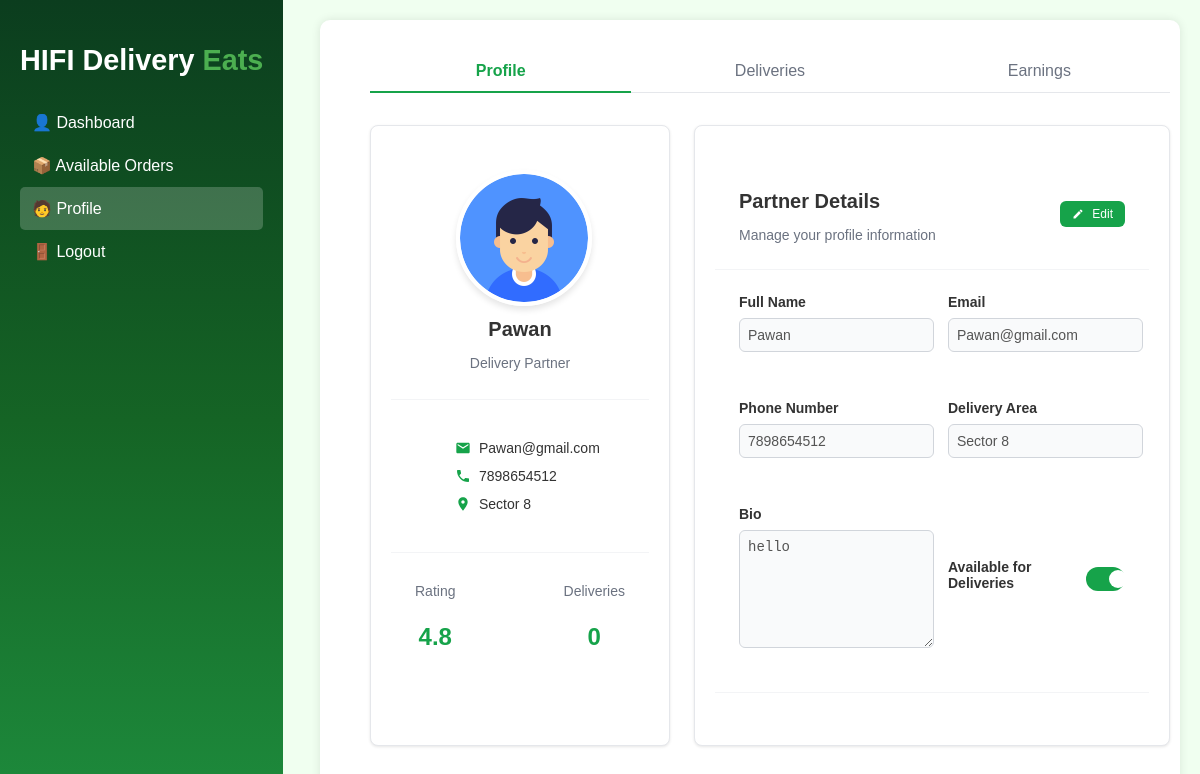
Page /delivery-partner/profile (signed in) on the committed database.
### models.py (models this page shows, shortened)
class BaseModel(db.Model):
    __abstract__ = True
    PREFIX = None  # each child model must set this

class DeliveryAgent(UserMixin, BaseModel):
    __tablename__ = 'delivery_agent'
    PREFIX = 'DA'
    delivery_agent_id = db.Column(db.String(10), primary_key=True)
    username = db.Column(db.String(100))
    email = db.Column(db.String(100), unique=True)
    phone = db.Column(db.Integer, unique=True, nullable=False)
    password = db.Column(db.String(100), nullable=False)
    image = db.Column(db.String(255), nullable=True, server_default='')
    bio = db.Column(db.Text, nullable=True, server_default='')
    delivery_area = db.Column(db.String(100), nullable=False)
    available_slots = db.Column(db.Boolean, nullable=False, default=True)
    id_proof = db.Column(db.String(12), nullable=False, server_default='')
    is_approved = db.Column(db.Boolean, nullable=False, server_default='0')
    is_active = db.Column(db.Boolean, nullable=False, server_default='1')
    earnings = db.relationship("Earnings", back_populates="delivery_agent")
    delivery_feedbacks = db.relationship("DeliveryFeedback", back_populates="delivery_agent")
    deliveries = db.relationship("Order", back_populates="delivery_agent", foreign_keys="Order.delivery_agent_id")
    def __repr__(self):
        return f'<DeliveryAgent {self.username}>'

### routes/delivery_agent_routes.py (the view)
    @app.route('/delivery-partner/profile')
    def delivery_partner_profile():
        if not current_user.is_authenticated:
            flash("Please log in to access your profile.", "danger")
            return redirect(url_for('employee_login'))
        agent = DeliveryAgent.query.get(current_user.delivery_agent_id)
        print("Loaded agent:", agent)
        return render_template('delivery_agent/profile.html', user=agent)

### templates/delivery_agent/profile.html (shortened to what this page needs)
{% extends "/delivery_agent/index.html" %}
{% block css %}
<link rel="stylesheet" href="/css/delivery_agent/profile.css">
{% endblock css %}
{% block content %}
    <div class="container">
        <form id="profile-form" action="{{ url_for('edit_delivery_agent', agent_id=user.delivery_agent_id) }}" method="POST" enctype="multipart/form-data">
            <div class="profile-container">
                <div class="tabs">
                    <div class="tab-list">
                        <button type="button" class="tab-button active" data-tab="profile">Profile</button>
                        <button type="button" class="tab-button" data-tab="deliveries">Deliveries</button>
                        <button type="button" class="tab-button" data-tab="earnings">Earnings</button>
                    </div>
                    <div class="tab-content active" id="profile-tab">
                        <div class="profile-grid">
                            <div class="card">
                                <div class="card-header text-center">
                                    <div class="profile-image-container">
                                        <img id="profile-img" src="{{ url_for('static', filename=user.image) or 'https://via.placeholder.com/128' }}" alt="Profile picture" class="profile-image">
                                    </div>
                                    <h3 class="profile-name" id="display-name">{{ user.username }}</h3>
                                    <p class="profile-role">Delivery Partner</p>
                                </div>
                                <div class="card-content">
                                    <ul class="info-list">
                                        <li class="info-item">
                                            <svg class="info-icon" viewBox="0 0 24 24">
                                                <path fill="currentColor" d="M20 4H4c-1.1 0-1.99.9-1.99 2L2 18c0 1.1.9 2 2 2h16c1.1 0 2-.9 2-2V6c0-1.1-.9-2-2-2zm0 4l-8 5-8-5V6l8 5 8-5v2z"></path>
                                            </svg>
                                            <span id="display-email">{{ user.email }}</span>
                                        </li>
                                        <li class="info-item">
                                            <span id="display-phone">{{ user.phone }}</span>
                                        </li>
                                        <li class="info-item">
                                            <svg class="info-icon" viewBox="0 0 24 24">
                                                <path fill="currentColor" d="M12 2C8.13 2 5 5.13 5 9c0 5.25 7 13 7 13s7-7.75 7-13c0-3.87-3.13-7-7-7zm0 9.5c-1.38 0-2.5-1.12-2.5-2.5s1.12-2.5 2.5-2.5 2.5 1.12 2.5 2.5-1.12 2.5-2.5 2.5z"></path>
                                            </svg>
                                            <span id="display-area">{{ user.delivery_area }}</span>
                                        </li>
                                    </ul>
                                </div>
                                <div class="card-footer">
                                    <div>
                                        <p class="stat-label">Rating</p>
                                        <p class="stat-value">4.8</p>
                                    </div>
                                    <div>
                                        <p class="stat-label">Deliveries</p>
                                        <p class="stat-value">0</p>
                                    </div>
                                </div>
                            </div>
                            <div class="card">
                                <div class="card-header card-header-flex">
                                    <div>
                                        <h3 class="card-title">Partner Details</h3>
                                        <p class="card-description">Manage your profile information</p>
                                    </div>
                                    <button type="button" id="edit-toggle-btn" class="btn btn-primary btn-sm">
                                    </button>
                                </div>
                                <div class="card-content">
                                    <div class="form-grid">
                                        <div class="form-group">
                                            <label for="name" class="form-label">Full Name</label>
                                            <input type="text" id="name" name="username" class="form-control" value="{{ user.username }}">
                                        </div>
                                        <div class="form-group">
                                            <label for="email" class="form-label">Email</label>
                                            <input type="email" id="email" name="email" class="form-control" value="{{ user.email }}">
                                        </div>
                                        <div class="form-group">
                                            <label for="phone" class="form-label">Phone Number</label>
                                            <input type="text" id="phone" name="phone" class="form-control" value="{{ user.phone }}">
                                        </div>
                                        <div class="form-group">
                                            <label for="deliveryArea" class="form-label">Delivery Area</label>
                                            <input type="text" id="deliveryArea" name="delivery_area" class="form-control" value="{{ user.delivery_area }}">
                                        </div>
                                        <div class="form-group">
                                            <label for="bio" class="form-label">Bio</label>
                                            <textarea id="bio" name="bio" class="form-control">{{ user.bio }}</textarea>
                                        </div>
                                        <div class="form-group form-switch">
                                            <label for="available" class="form-label">Available for Deliveries</label>
                                            <label class="switch">
                                                <span class="slider"></span>
                                            </label>
                                        </div>
                                    </div>
                                </div>
                                <div class="card-footer">
                                </div>
                            </div>
                        </div>
                    </div>
                </div>
            </div>
        </div>
</div>
{% endblock %}

### static/css/delivery_agent/index.css (style rules this page uses)
body { font-family: 'Poppins', sans-serif; margin: 0; background: #f0fff0; }
.card { background: #f1f2f6; padding: 20px; border-radius: 10px; box-shadow: 2px 2px 10px rgba(0,0,0,0.1); flex: 1; text-align: center; transition: 0.3s; }
.profile-image { width: 40px; height: 40px; border-radius: 50%; object-fit: cover; }

### static/css/delivery_agent/profile.css (style rules this page uses)
body { background-color: #f0fff0; color: #333; }
.container { width: 100%; max-width: 1200px; margin: 0 auto; padding: 0 20px; }
.profile-container { max-width: 1000px; margin: 0 auto; }
.tabs { margin-bottom: 2rem; }
.tab-list { display: grid; grid-template-columns: repeat(3, 1fr); gap: 0.5rem; margin-bottom: 2rem; border-bottom: 1px solid #e5e7eb; }
.tab-button { background: none; border: none; padding: 0.75rem; font-size: 1rem; cursor: pointer; position: relative; color: #6b7280; text-align: center; }
.tab-button.active { color: #16a34a; font-weight: 600; }
.tab-button.active::after { content: ''; position: absolute; bottom: -1px; left: 0; width: 100%; height: 2px; background-color: #16a34a; }
.tab-content { display: none; }
.tab-content.active { display: block; }
.profile-grid { display: grid; gap: 1.5rem; }
@media (min-width: 768px) { .profile-grid { grid-template-columns: 300px 1fr; } }
.card { background-color: white; border-radius: 0.5rem; box-shadow: 0 1px 3px rgba(0, 0, 0, 0.1); border: 1px solid #e5e7eb; overflow: hidden; }
.card-header { padding: 1.5rem 1.5rem 0.75rem; border-bottom: 1px solid #f3f4f6; }
.card-header-flex { display: flex; justify-content: space-between; align-items: center; }
.card-title { font-size: 1.25rem; font-weight: 600; margin-bottom: 0.25rem; font-weight: bold; text-align: left; }
.card-description { color: #6b7280; font-size: 0.875rem; }
.card-content { padding: 1.5rem; }
.card-footer { padding: 1rem 1.5rem; border-top: 1px solid #f3f4f6; display: flex; justify-content: space-between; }
.profile-image-container { position: relative; width: 128px; height: 128px; margin: 0 auto 1rem; }
.profile-image { width: 100%; height: 100%; border-radius: 50%; object-fit: cover; border: 4px solid white; box-shadow: 0 4px 6px rgba(0, 0, 0, 0.1); }
.text-center { text-align: center; }
.profile-name { font-size: 1.25rem; font-weight: 600; margin-bottom: 0.25rem; }
.profile-role { color: #6b7280; font-size: 0.875rem; margin-bottom: 1rem; }
.stat-label { font-size: 0.875rem; color: #6b7280; }
.stat-value { font-size: 1.5rem; font-weight: 700; color: #16a34a; }
.info-list { list-style: none; margin: 1rem 0; }
.info-item { display: flex; align-items: center; gap: 0.5rem; margin-bottom: 0.75rem; font-size: 0.875rem; }
.info-icon { color: #16a34a; width: 16px; height: 16px; flex-shrink: 0; }
.form-grid { display: grid; gap: 2rem; }
@media (min-width: 640px) { .form-grid { grid-template-columns: repeat(2, 1fr); } }
.form-group { margin-bottom: 1rem; }
.form-label { display: block; margin-bottom: 0.5rem; font-size: 0.875rem; font-weight: bold; text-align: left; }
.form-control { width: 100%; padding: 0.5rem; border: 1px solid #d1d5db; border-radius: 0.375rem; font-size: 0.875rem; }
.form-control:disabled { background-color: #f9fafb; cursor: not-allowed; }
textarea.form-control { min-height: 100px; resize: vertical; }
.form-switch { display: flex; align-items: center; justify-content: space-between; }
.switch { position: relative; display: inline-block; width: 44px; height: 24px; }
.slider { position: absolute; cursor: pointer; top: 0; left: 0; right: 0; bottom: 0; background-color: #e5e7eb; transition: .4s; border-radius: 24px; }
.slider:before { position: absolute; content: ""; height: 18px; width: 18px; left: 3px; bottom: 3px; background-color: white; transition: .4s; border-radius: 50%; }
input:checked + .slider { background-color: #16a34a; }
input:checked + .slider:before { transform: translateX(20px); }
.btn { display: inline-flex; align-items: center; justify-content: center; padding: 0.5rem 1rem; font-size: 0.875rem; font-weight: 500; border-radius: 0.375rem; cursor: pointer; transition: all 0.2s; }
.btn-primary { background-color: #16a34a; color: white; border: none; }
.btn-sm { padding: 0.375rem 0.75rem; font-size: 0.75rem; }

### rows in the picture
DeliveryAgent: image (picture), username "Pawan", email "Pawan@gmail.com", phone "7898654512", delivery_area "Sector 8", bio "hello"
